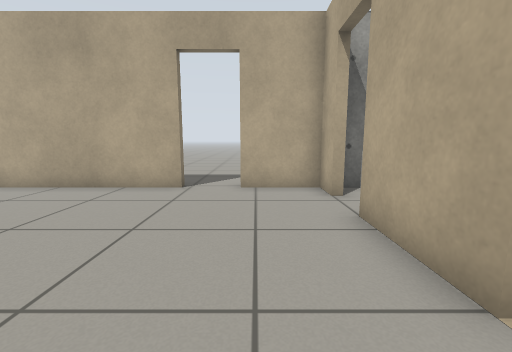
[1] (above)

16 first-person views from a walk through a world built for the Gazebo simulator. The camera is 0.72 m above the floor, tilts 8° down and sees 90° across. The floor is counted in squares, 0.5 m on a side. Each view is taken from the middle of a square. On the plan, view 1 faces up. The plan holds only what a view shows up to about 13 squares ahead; the rest is blank. The place goes on beyond the plan.

[2]
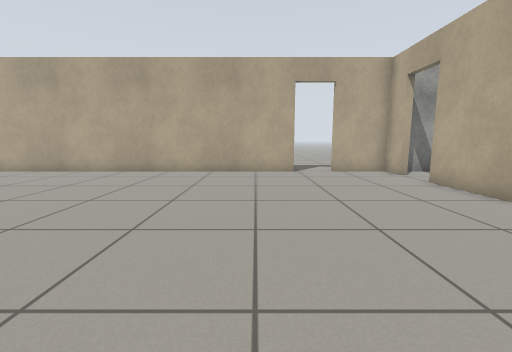

[3]
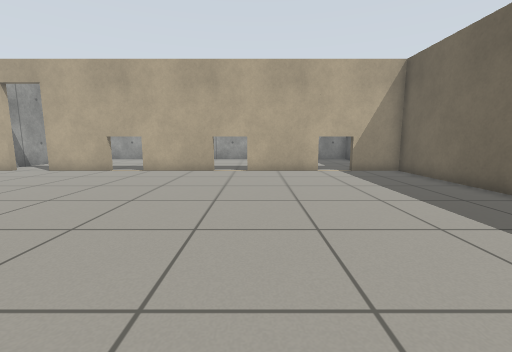

[4]
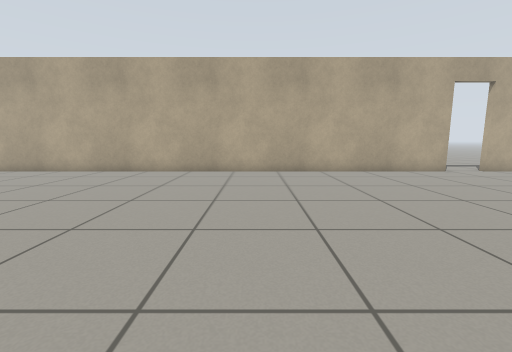

[5]
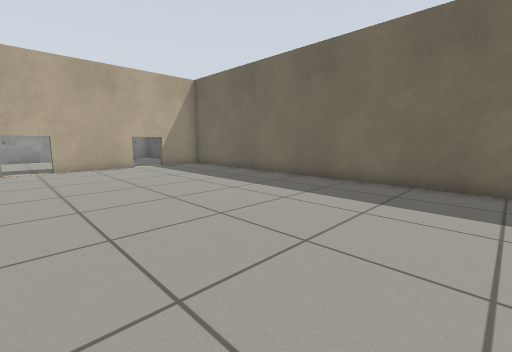

[6]
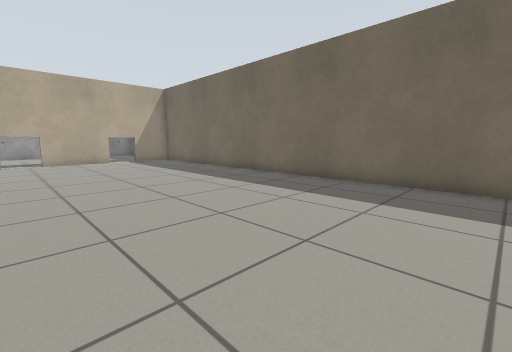

[7]
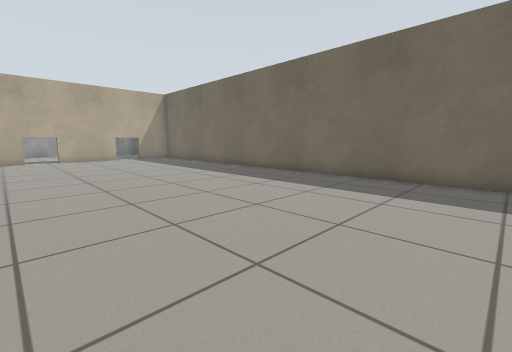

[8]
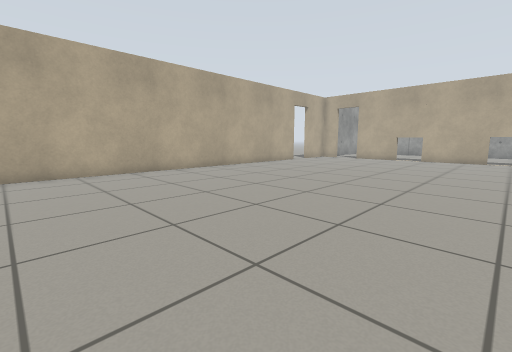

[9]
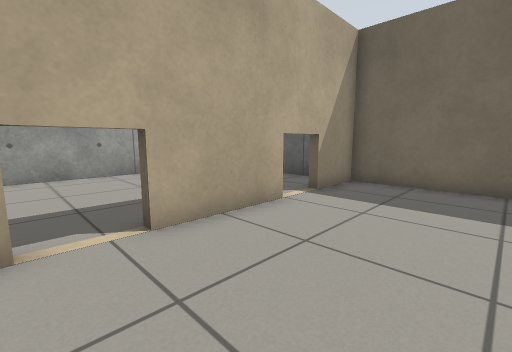

[10]
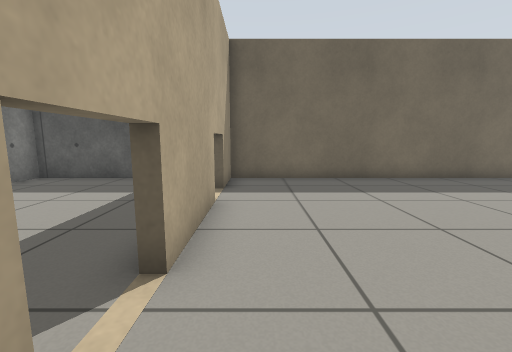

[11]
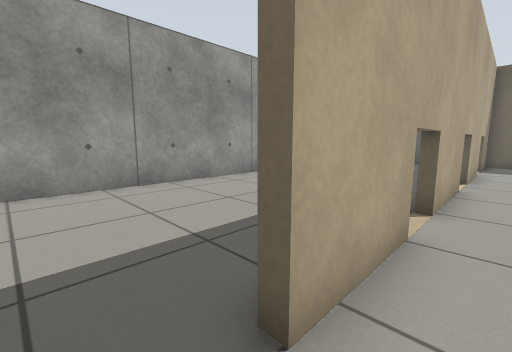

[12]
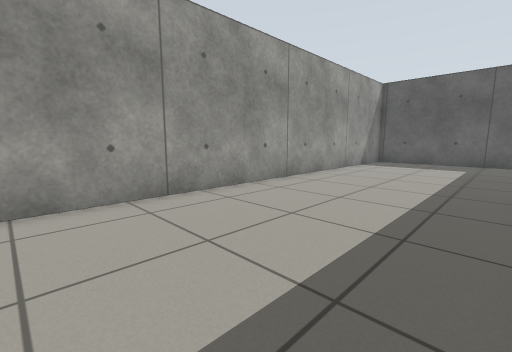

[13]
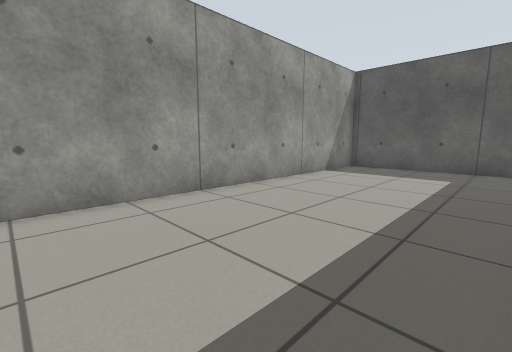

[14]
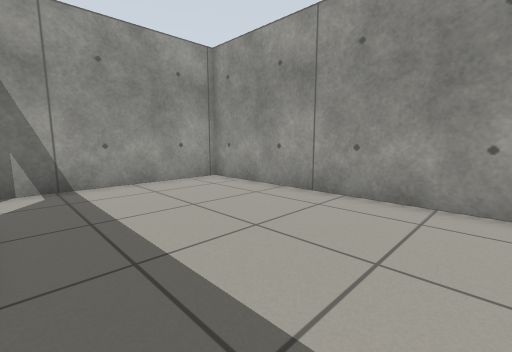

[15]
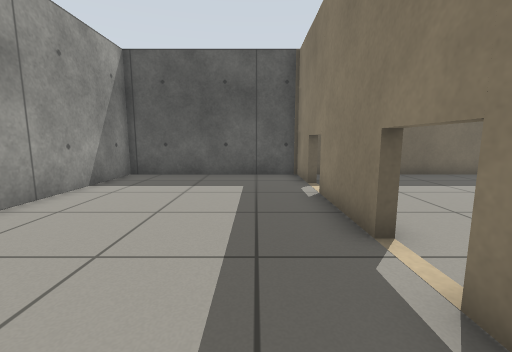

[16]
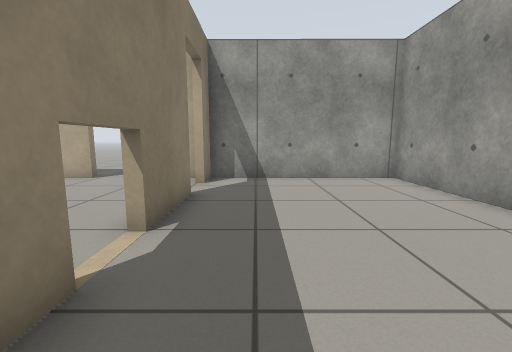

### Floor plan
Key: @ floor where view 1 was taken; # wall or solid block; . floor; D open door; T thing the floor can be seen under or through.
Columns run from 18 left of view 1 to 9 right of it. Each row starts with its distance up from view 1.
 11                ...
 10                ...
  9                ...
  8 ################DD##########
  7 ....................#......#
  6 ...........................#
  5 ...........................#
  4 ....................#......#
  3 ....................#......#
  2 ....................#......#
  1 ....................#......#
  0 ..................@.#......#
 -1 ....................#......#
 -2 ....................T......#
 -3  ...................T......#
 -4 ....................T......#
 -5 ....................T......#
 -6 ....................T......#
 -7 ....................T......#
 -8 ....................T......#
 -9 ....................T......#
-10 ....................T......#
-11 ....................#......#
-12 ############################

Where each view was taken, in squares from view 1:
view 1: 0 up, 0 right, facing up
view 2: 4 down, 4 left, facing up
view 3: 5 down, 10 left, facing right
view 4: 4 down, 11 left, facing up
view 5: 3 down, 12 left, facing down-right
view 6: 3 down, 16 left, facing down-right
view 7: 2 down, 18 left, facing down-right
view 8: 4 down, 18 left, facing up-right
view 9: 3 down, 2 left, facing down-right
view 10: 2 down, 1 right, facing down
view 11: 6 up, 1 right, facing down-right
view 12: 6 up, 3 right, facing down-right
view 13: 2 up, 3 right, facing down-right
view 14: 1 down, 3 right, facing up-right
view 15: 1 down, 4 right, facing down
view 16: 2 down, 4 right, facing up
